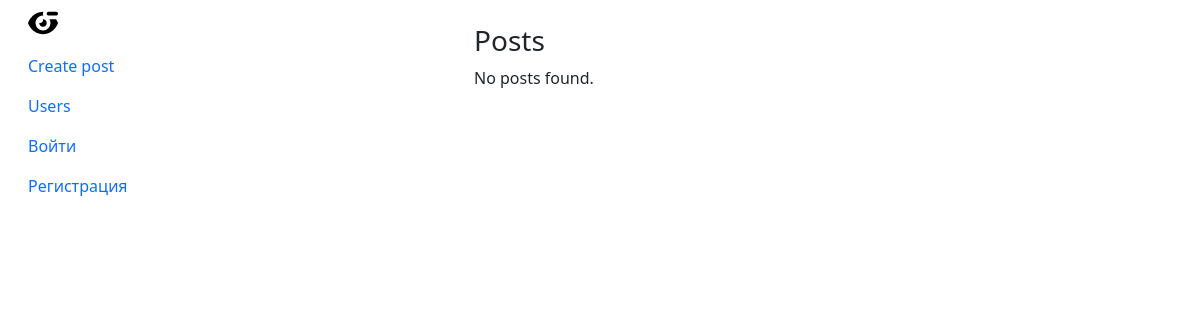
Before: /forum/ with the older database file.
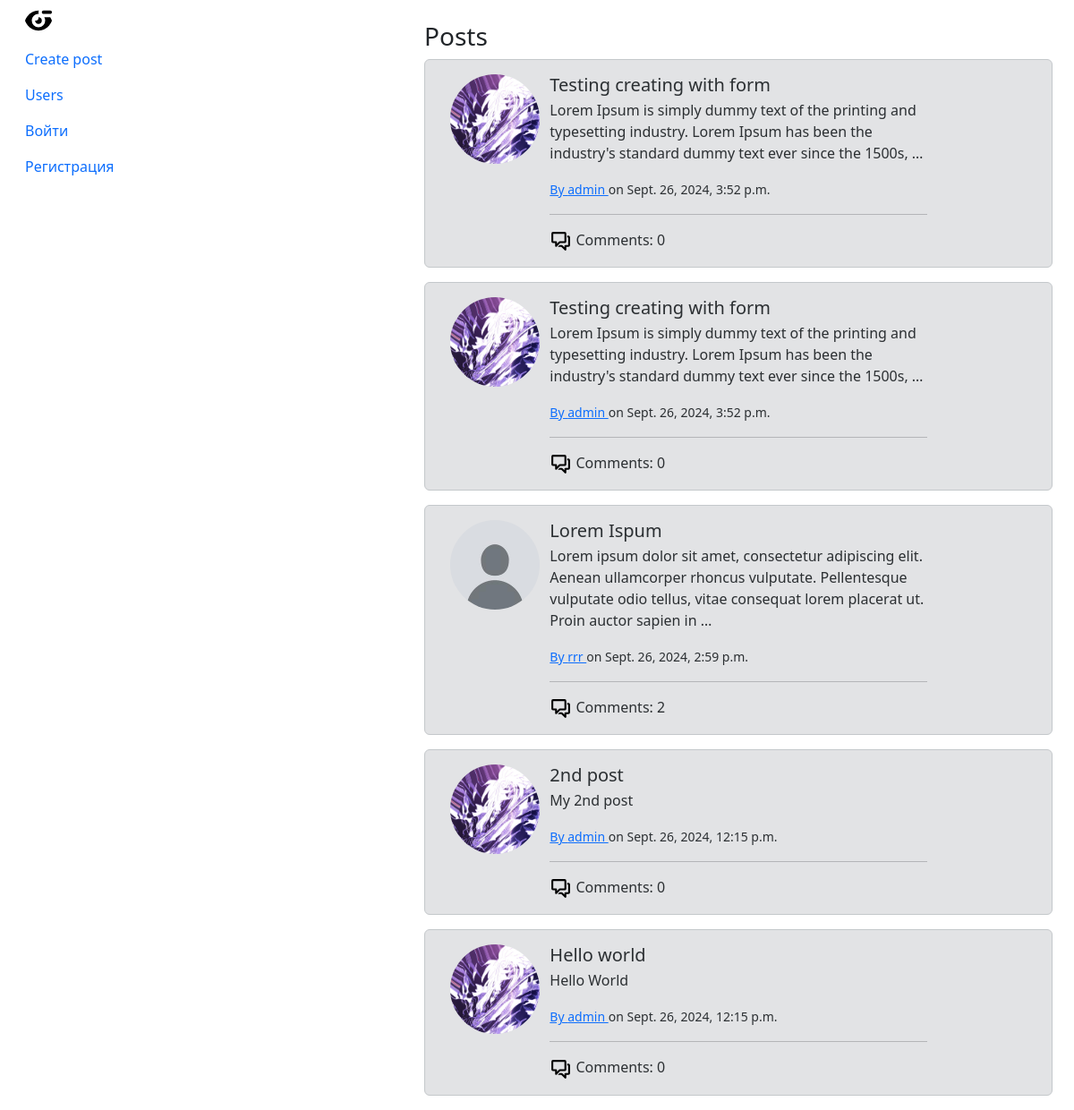
After: the same page with the newer database file.
### forum/models.py (models this page shows, shortened)
class Post(models.Model):
    title = models.CharField(max_length=100)
    content = models.TextField()
    created_at = models.DateTimeField(auto_now_add=True)
    author = models.ForeignKey(User, on_delete=models.CASCADE)

class Profile(models.Model):
    user = models.OneToOneField(User, on_delete=models.CASCADE)
    image = models.ImageField(upload_to='profile_images/', default='static/forum/images/default.jpg')

### forum/views.py (the view)
# urls.py: path('', views.index, name='index'),
def index(request):
    posts = Post.objects.all().order_by('-created_at')
    return render(request, 'forum/index.html', {'posts': posts})

### forum/templates/forum/index.html
{% extends 'forum/base.html' %}
{% load static %}
{% block content %}
<div class="container">
    <br />
    <div class="posts">
        <h3>Posts</h3>
        {% if posts %}
        {% for post in posts %}
        <div class="alert alert-secondary" role="alert">
            <div class="container">
                <div class="row">
                    <div class="col-2">
                        {% if post.author.profile.image %}
                        <img src="{{ post.author.profile.image.url }}" width="100px" height="100px"
                            class="rounded-circle" alt=" {{ post.author.username }}'s profile picture">
                        {% else %}
                        <img src="{% static 'forum/imgs/default.jpg' %}" width="75px" height="75px"
                            class="rounded-circle" alt="Default profile picture">
                        {% endif %}
                    </div>
                    <div class="col-8">
                        <a href="{% url 'forum:post_detail' pk=post.pk %}"
                            class="list-group-item list-group-item-action">
                            <h5 class="mb-1">{{ post.title }}</h5>
                            <p class="pr-3">{{ post.content|truncatewords:25 }}</p>
                            <small>
                                <a href="{% url 'forum:profile' pk=post.author.pk %}">By {{ post.author.username}}
                                </a>
                                on {{ post.created_at }}
                            </small>
                        </a>
                        <hr>
                        <img src="{% static 'forum/imgs/comment.svg' %}" width="25px" height="25px" alt="comment icon">
                        Comments: {{ post.comments.count }}
                    </div>
                </div>
            </div>
        </div>
        {% endfor %}
        {% else %}
        <p>No posts found.</p>
        {% endif %}
    </div>
</div>
{% endblock %}

### forum/templates/forum/base.html (shortened to what this page needs)
{% load static %}
<!DOCTYPE html>
<html lang="en">
<head>
  <link href="https://cdn.jsdelivr.net/npm/bootstrap@5.3.0/dist/css/bootstrap.min.css" rel="stylesheet">
  <link rel="stylesheet" href="{% static 'forum/css/style.css' %}">
</head>
<body>
  <div class="container">
    <div class="main">
      <div class="nav">
        {% block nav %}
        <ul class="nav flex-column">
          <li class="nav-item">
            <a class="nav-link" href="{% url 'forum:index' %}">
              <img src="{% static 'forum/imgs/logo.svg' %}" width="30" height="30" alt="">
            </a>
          </li>
          <li class="nav-item">
            <a class="nav-link" href="{% url 'forum:create_post' %}">Create post</a>
          </li>
          <li class="nav-item">
            <a class="nav-link" href="{% url 'forum:profiles' %}">Users</a>
          </li>
          {% if user.is_authenticated %}
          <li class="nav-item">
            <a class="nav-link" href="{% url 'forum:profile' request.user.id %}">My profile</a>
          </li>
          <li class="nav-item">
            <a class="nav-link" href="{% url 'forum:edit_profile' %}">Edit profile</a>
          </li>
          <li class="nav-item">
            <form method="post" action="{% url 'forum:logout' %}" class="nav-link">
              {% csrf_token %}
              <button type="submit" class="btn btn-link p-0">Выйти</button>
            </form>
          </li>
          {% else %}
          <li class="nav-item">
            <a class="nav-link" href="{% url 'forum:login' %}">Войти</a>
          </li>
          <li class="nav-item">
            <a class="nav-link" href="{% url 'forum:register' %}">Регистрация</a>
          </li>
          {% endif %}
        </ul>
        {% endblock %}
      </div>
      <div class="content">
        {% block content %}
        {% endblock %}
      </div>
    </div>
  </div>
</body>
</html>

### forum/static/forum/css/style.css (style rules this page uses)
.container { max-width: 1800px; width: 100%; }
.main { display: flex; flex-direction: row; }
.nav { max-width: 450px; width: 100%; }
.content { max-width: 750px; width: 100%; }

Changed rows visible on the page:
added Post: author.profile.image (picture), title "Testing creating with form", content "Lorem Ipsum is simply dummy text of the printing and typesetting industry. Lorem Ipsum has been the industry's standard dummy text ever since the 1500s, …", author.username "admin", created_at "Sept. 26, 2024, 3:52 p.m.", comments.count "0"
added Post: author.profile.image (picture), title "Testing creating with form", content "Lorem Ipsum is simply dummy text of the printing and typesetting industry. Lorem Ipsum has been the industry's standard dummy text ever since the 1500s, …", author.username "admin", created_at "Sept. 26, 2024, 3:52 p.m.", comments.count "0"
added Post: author.profile.image (placeholder picture), title "Lorem Ispum", content "Lorem ipsum dolor sit amet, consectetur adipiscing elit. Aenean ullamcorper rhoncus vulputate. Pellentesque vulputate odio tellus, vitae consequat lorem placerat ut. Proin auctor sapien in …", author.username "rrr", created_at "Sept. 26, 2024, 2:59 p.m.", comments.count "2"
added Post: author.profile.image (picture), title "2nd post", content "My 2nd post", author.username "admin", created_at "Sept. 26, 2024, 12:15 p.m.", comments.count "0"
added Post: author.profile.image (picture), title "Hello world", content "Hello World", author.username "admin", created_at "Sept. 26, 2024, 12:15 p.m.", comments.count "0"
Other visible differences:
text no longer shown: "No posts found."
